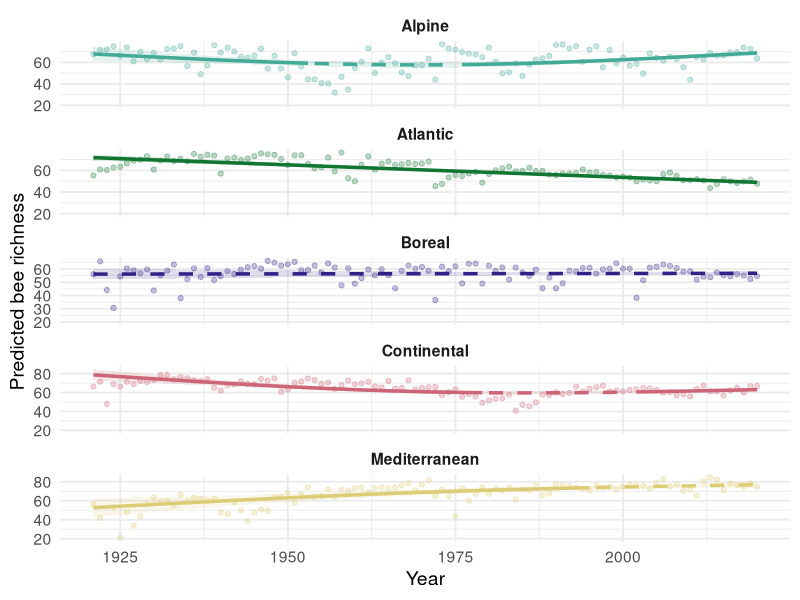
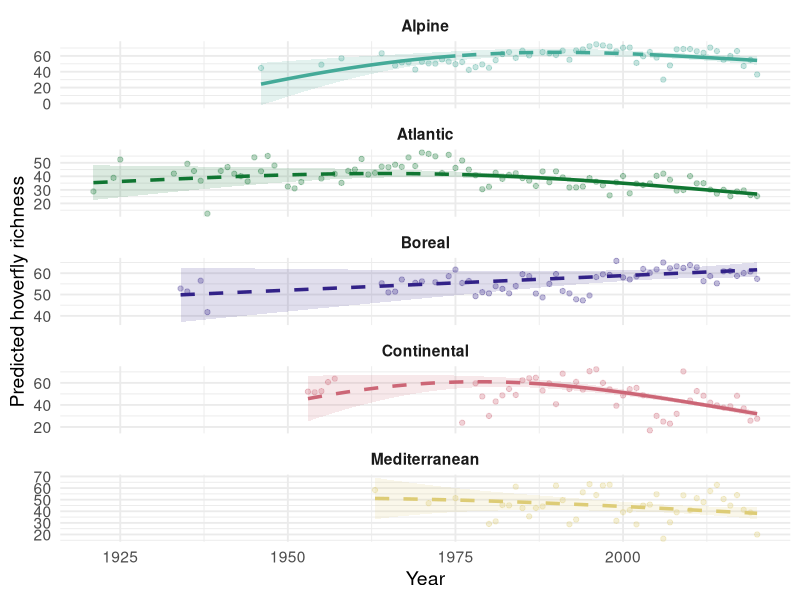
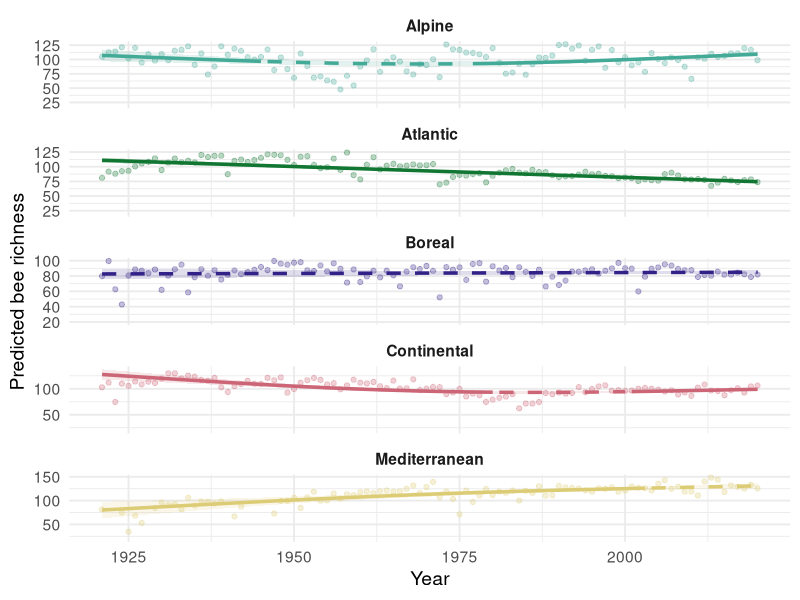
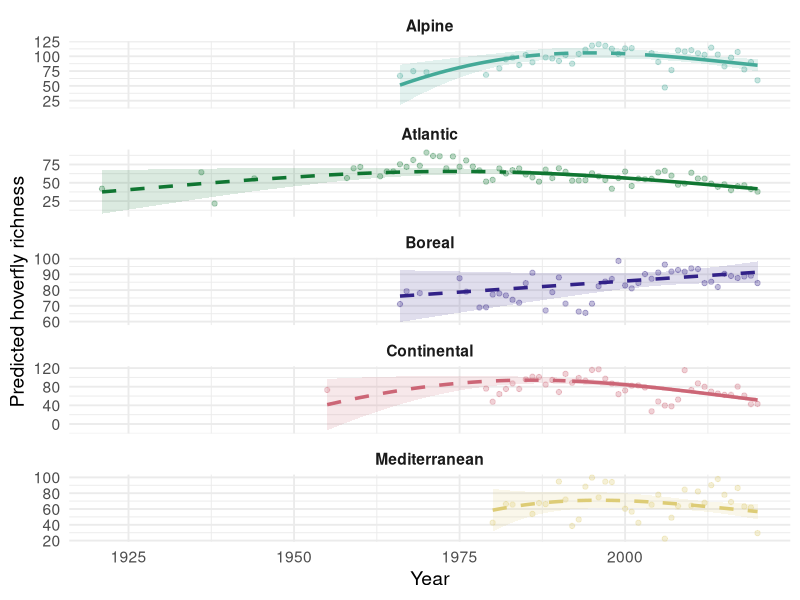

Generate these figures, in order, with R: (Note: this script raises an error after producing the figures.)
## Fig 2_changes in richness.

#Install and load required packages
rm(list=ls())
pkgs <- c("ggplot2", "stringr") 

inst <- pkgs %in% installed.packages()
if (any(inst)) install.packages(pkgs[!inst])
pkg_out <- lapply(pkgs, require, character.only = TRUE)

### Plot change in bee richness at n = 100----

plot_data <- read.csv("data/final_and_intermediate_outputs/Plot_data_bees_100.csv")

Dataset_Richness_bees <- read.csv("data/final_and_intermediate_outputs/Dataset_Richness_bees_100.csv")

## Plot richness bees n = 100.

# Define colors for each region
region_colors <- c(
  "alpine" = "#44AA99",       # Blue
  "atlantic" = "#117733",     # Orange
  "boreal" = "#332288",       # Green
  "continental" = "#CC6677",  # Red
  "mediterranean" = "#DDCC77" # Purple
)

bee_plot_100 <- ggplot(plot_data, aes(x = endYear, y = .estimate)) +
  
  # Raw points
  geom_point(data = Dataset_Richness_bees,
             aes(x = endYear, y = Estimator, color = region_100, fill = region_100),
             alpha = 0.3, size = 1.5, inherit.aes = FALSE) +
  
  # Increasing / Decreasing = solid
  geom_line(
    data = subset(plot_data, sig != "Stable"),
    aes(color = region_100, group = interaction(region_100, sig)),
    linetype = "solid",
    size = 1.2
  ) +
  
  # Stable = dashed
  geom_line(
    data = subset(plot_data, sig == "Stable"),
    aes(color = region_100, group = interaction(region_100, sig)),
    linetype = "dashed",
    size = 1.2
  ) +
  
  # Confidence ribbon
  geom_ribbon(
    aes(ymin = conf.low, ymax = conf.high, fill = region_100),
    alpha = 0.15, color = NA
  ) +
  coord_cartesian(ylim = c(20, NA))+
  scale_color_manual(values = region_colors) +
  scale_fill_manual(values = region_colors) +
  
  facet_wrap(~str_to_title(region_100), ncol = 1, scales = "free_y") +
  labs(x = "Year", y = "Predicted bee richness", color = "Bioregion") +
  theme_minimal(base_size = 14) +
  theme(legend.position = "none", strip.text = element_text(face = "bold"))

bee_plot_100


### Plot change in hoverfly richness at n = 100----

plot_data <- read.csv("data/final_and_intermediate_outputs/Plot_data_hover_100.csv")
Dataset_Richness_hover <- read.csv("data/final_and_intermediate_outputs/Dataset_Richness_hover_100.csv")

hoverfly_plot_100 <- ggplot(plot_data, aes(x = endYear, y = .estimate)) +
  # Raw points
  geom_point(data = Dataset_Richness_hover,
             aes(x = endYear, y = Estimator, color = region_100, fill = region_100),
             alpha = 0.3, size = 1.5, inherit.aes = FALSE) +
  # Increasing / Decreasing = solid
  geom_line(
    data = subset(plot_data, sig != "Stable"),
    aes(color = region_100, group = interaction(region_100, sig)),
    linetype = "solid",
    size = 1.2
  ) +
  
  # Stable = dashed
  geom_line(
    data = subset(plot_data, sig == "Stable"),
    aes(color = region_100, group = interaction(region_100, sig)),
    linetype = "dashed",
    size = 1.2
  ) +
  
  # Confidence ribbon
  geom_ribbon(
    aes(ymin = conf.low, ymax = conf.high, fill = region_100),
    alpha = 0.15, color = NA
  ) +
  scale_color_manual(values = region_colors) +
  scale_fill_manual(values = region_colors) +
  facet_wrap(~str_to_title(region_100), ncol = 1, scales = "free_y") +
  labs(x = "Year", y = "Predicted hoverfly richness", color = "Bioregion") +
  theme_minimal(base_size = 14) +
  theme(legend.position = "none", strip.text = element_text(face = "bold"))

hoverfly_plot_100


### Plots for supplementary material (n = 200).

### Plot of bees richness at n = 200----

plot_data_bee_200 <- read.csv("data/final_and_intermediate_outputs/Plot_data_bees_200.csv")
Dataset_Richness_bees <- read.csv("data/final_and_intermediate_outputs/Dataset_Richness_bees_200.csv")

bee_plot_200 <- ggplot(plot_data_bee_200, aes(x = endYear, y = .estimate)) +
  
  # Raw points
  geom_point(data = Dataset_Richness_bees,
             aes(x = endYear, y = Estimator, color = region_100, fill = region_100),
             alpha = 0.3, size = 1.5, inherit.aes = FALSE) +
  
  # Increasing / Decreasing = solid
  geom_line(
    data = subset(plot_data_bee_200, sig != "Stable"),
    aes(color = region_100, group = interaction(region_100, sig)),
    linetype = "solid",
    size = 1.2
  ) +
  
  # Stable = dashed
  geom_line(
    data = subset(plot_data_bee_200, sig == "Stable"),
    aes(color = region_100, group = interaction(region_100, sig)),
    linetype = "dashed",
    size = 1.2
  ) +
  
  # Confidence ribbon
  geom_ribbon(
    aes(ymin = conf.low, ymax = conf.high, fill = region_100),
    alpha = 0.15, color = NA
  ) +
  coord_cartesian(ylim = c(20, NA))+
  scale_color_manual(values = region_colors) +
  scale_fill_manual(values = region_colors) +
  
  facet_wrap(~str_to_title(region_100), ncol = 1, scales = "free_y") +
  labs(x = "Year", y = "Predicted bee richness", color = "Bioregion") +
  theme_minimal(base_size = 14) +
  theme(legend.position = "none", strip.text = element_text(face = "bold"))

bee_plot_200


### Plot change in hoverfly richness at n = 200----

plot_data <- read.csv("data/final_and_intermediate_outputs/Plot_data_hover_200.csv")
Dataset_Richness_hover <- read.csv("data/final_and_intermediate_outputs/Dataset_Richness_hover_200.csv")

hoverfly_plot_200 <- ggplot(plot_data, aes(x = endYear, y = .estimate)) +
  # Raw points
  geom_point(data = Dataset_Richness_hover,
             aes(x = endYear, y = Estimator, color = region_100, fill = region_100),
             alpha = 0.3, size = 1.5, inherit.aes = FALSE) +
  # Increasing / Decreasing = solid
  geom_line(
    data = subset(plot_data, sig != "Stable"),
    aes(color = region_100, group = interaction(region_100, sig)),
    linetype = "solid",
    size = 1.2
  ) +
  
  # Stable = dashed
  geom_line(
    data = subset(plot_data, sig == "Stable"),
    aes(color = region_100, group = interaction(region_100, sig)),
    linetype = "dashed",
    size = 1.2
  ) +
  
  # Confidence ribbon
  geom_ribbon(
    aes(ymin = conf.low, ymax = conf.high, fill = region_100),
    alpha = 0.15, color = NA
  ) +
  scale_color_manual(values = region_colors) +
  scale_fill_manual(values = region_colors) +
  facet_wrap(~str_to_title(region_100), ncol = 1, scales = "free_y") +
  labs(x = "Year", y = "Predicted hoverfly richness", color = "Bioregion") +
  theme_minimal(base_size = 14) +
  theme(legend.position = "none", strip.text = element_text(face = "bold"))

hoverfly_plot_200



##Combined plots

bee_plot_100 + hoverfly_plot_100

bee_plot_200 + hoverfly_plot_200

